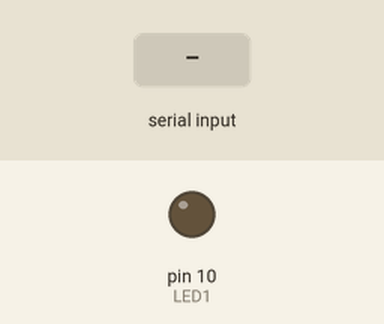
A sketch run on a simulated Arduino Uno, built with avr-gcc and run on an emulated ATmega328P. Parts: output pins drawn as LEDs (lit = HIGH). The test bench sets the inputs (shaded band). What the sketch prints to the serial monitor is not drawn.

Above: at 1.2 s.
1.3 s: byte 30 received over Serial
At 1.4 s:
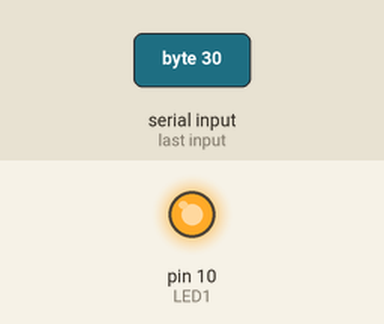
3.0 s: byte 90 received over Serial
At 4.2 s:
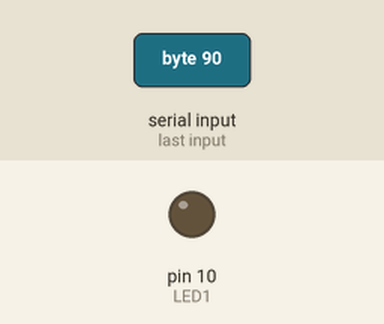
4.5 s: byte 120 received over Serial
At 4.6 s:
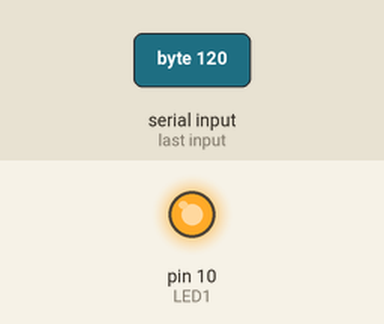
Timing chart, 0 to 7.5 s (numbered marks = the images above; inputs shaded):
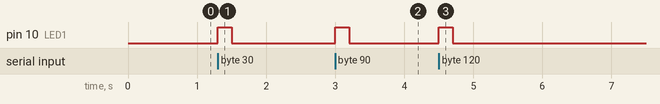

Measured:
- after the input at 1.3 s, pin 10 (LED1): LOW → HIGH at once, → LOW 0.20 s later
- after the input at 3.0 s, pin 10 (LED1): LOW → HIGH at once, → LOW 0.20 s later
- after the input at 4.5 s, pin 10 (LED1): LOW → HIGH at once, → LOW 0.20 s later

The sketch:

Serial_Echo.ino
```cpp
#include <Arduino.h>

int LED1 = 10;

void setup() {
    Serial.begin(9600);
    pinMode(LED1, OUTPUT);
}

void loop() {
    if (Serial.available()) {
        char c = Serial.read();
        Serial.print(c);
        digitalWrite(LED1, HIGH); // Turn on LED1
        delay(200);
        digitalWrite(LED1, LOW); // Turn off LED1
    }
}
```
